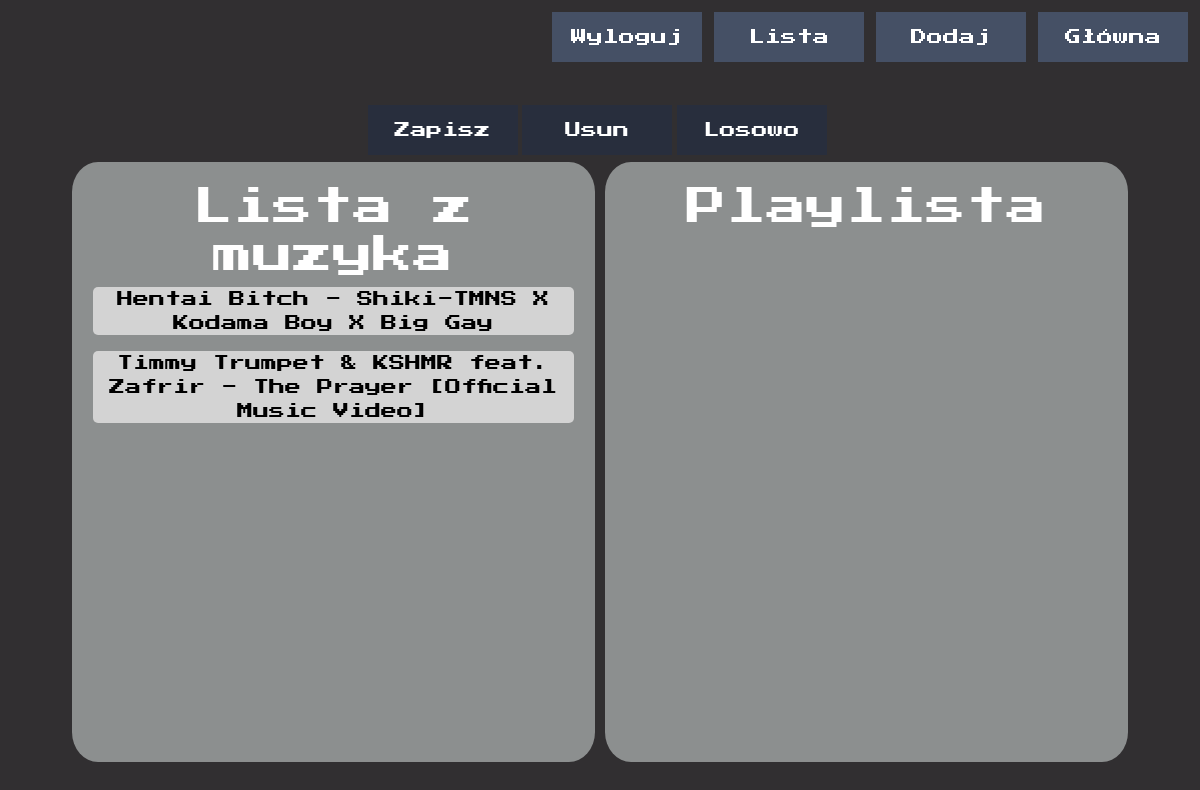
Before: /pages/playlist.php with the older database file.
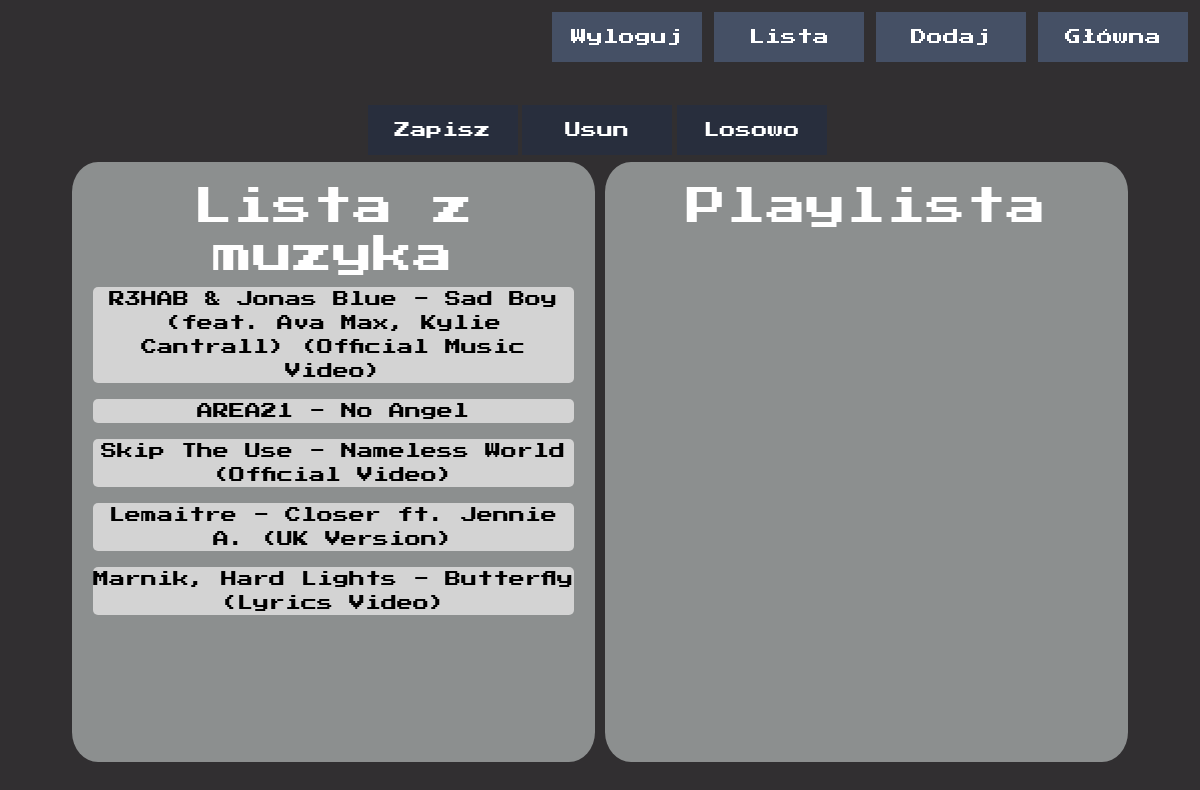
After: the same page with the newer database file.
### tables this page shows
CREATE TABLE `music` (
  `id` int(11) NOT NULL,
  `songId` varchar(50) NOT NULL,
  `title` varchar(100) NOT NULL,
  `date` date NOT NULL,
  `link` text NOT NULL,
  `thumbnail` varchar(100) NOT NULL,
  `viewCount` int(12) NOT NULL,
  `likeCount` int(11) NOT NULL,
  `dislikeCount` int(11) NOT NULL,
  `commentCount` int(11) NOT NULL
);

### pages/playlist.php (the view, shortened to what this page needs)
<!DOCTYPE html>
<html lang="en">
<head>
    <link rel="stylesheet" href="https://cdn.jsdelivr.net/npm/bootstrap@5.1.3/dist/css/bootstrap.min.css">
    <link rel="stylesheet" href="../src/css/playlist-page.css">
</head>
<body>
    <div id="menu-section">
        <div id="index-div" class="menu-button-div">
            <input type="button" id="index-button" class="Pbutton" name="button" value="Główna" />
        </div>
        <div id="playlist-div" class="menu-button-div">
            <input type="button" id="add-button" class="Pbutton" name="button" value="Dodaj" />
        </div>
        <div id="playlist-div" class="menu-button-div">
            <input type="button" class="Pbutton" name="button" id="list-button" value="Lista" />
        </div>
        <div id="logout-div" class="menu-button-div">
            <input type="button" id="logout-button" class="Wbutton" name="button" value="Wyloguj" />
        </div>
    </div>
    <div id="functions">
        <div id="index-div" class="menu-button-div">
            <input type="button" id="save-button" class="FButton" name="button" value="Zapisz" />
        </div>
        <div id="index-div" class="menu-button-div">
            <input type="button" id="delete-button" class="FButton" name="button" value="Usun" />
        </div>
        <div id="index-div" class="menu-button-div">
            <input type="button" id="random-button" class="FButton" name="button" value="Losowo" />
        </div>
    </div>
    <div id="center">
        <div id="music-list" class="container">
        <h1>Lista z muzyka</h1>
            <?php
                require "../php/dbconnection.php";
                $sql = "SELECT id,title FROM music;";
                $sql2 ="SELECT musicId FROM playlist;";
                $sql_data = $db -> query($sql);
                $sql_checkData = $db -> query($sql2);
                $checkData = array();
                foreach($sql_checkData as $myData){
                    array_push($checkData, $myData['musicId']);
                }
                foreach($sql_data as $data){
                    if(in_array($data['id'], $checkData) != TRUE){
                        echo('<p id= "'.$data['id'].'"class="draggable listElement" draggable="true">'.$data['title'].'</p>');
                    }
                };
            ?>
        </div>
        <div id="playlist-list" class="container">
            <h1>Playlista</h1>
        </div>
    </div>
</body>
</html>

### src/css/playlist-page.css (style rules this page uses)
body { font-family: 'Press Start 2P', cursive; background-color: #312f31; color: white; }
#menu-section { margin-left: auto; margin-right: auto; height: 100px; }
.Pbutton { margin-top: 1%; float: right; cursor: pointer; background-color: #455065; color: white; padding: 10px; width: 150px; height: 50px; border: none; margin-right: 1%; }
.Wbutton { margin-top: 1%; float: right; cursor: pointer; background-color: #455065; color: white; padding: 10px; width: 150px; height: 50px; border: none; margin-right: 1%; }
.FButton { margin-top: 1%; cursor: pointer; float: left; background-color: #282e3d; color: white; padding: 10px; width: 150px; height: 50px; border: none; margin-right: 1%; }
#functions { margin-left: auto; margin-right: auto; width: 465px; display: block; height: 50px; }
#center { display: block; margin-left: 5%; width: 90%; height: 600px; padding: 1%; }
#music-list { float: left; width: 49.5%; height: max-content; background-color: #8c8f8f; margin-right: 1%; border-radius: 5%; min-height: 600px; padding: 2%; text-align: center; }
#playlist-list { float: left; width: 49.5%; height: max-content; min-height: 600px; padding: 2%; background-color: #8c8f8f; border-radius: 5%; text-align: center; }
.listElement { color: black; background-color: lightgray; border-radius: 5px; height: 10%; text-align: center; }
.draggable { cursor: move; }

Changed rows visible on the page:
removed music: title "Hentai Bitch - Shiki-TMNS X Kodama Boy X Big Gay"
removed music: title "Timmy Trumpet & KSHMR feat. Zafrir - The Prayer [Official Music Video]"
added music: title "R3HAB & Jonas Blue - Sad Boy (feat. Ava Max, Kylie Cantrall) (Official Music Video)"
added music: title "AREA21 - No Angel"
added music: title "Skip The Use - Nameless World (Official Video)"
added music: title "Lemaitre - Closer ft. Jennie A. (UK Version)"
added music: title "Marnik, Hard Lights - Butterfly (Lyrics Video)"
